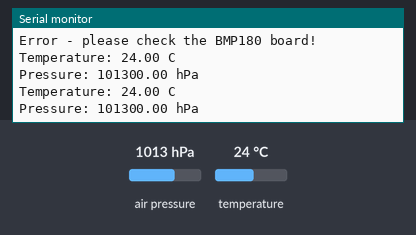
The sketch below on a simulated Arduino Uno, built with avr-gcc and run on an emulated ATmega328P. On the bench: the last lines printed to the serial monitor. The test bench sets the inputs (shaded band); at power-on: air pressure 1013 hPa, temperature 24 °C.

Above: at 2.8 s.
2.9 s: air pressure set to 952 hPa
At 5.2 s:
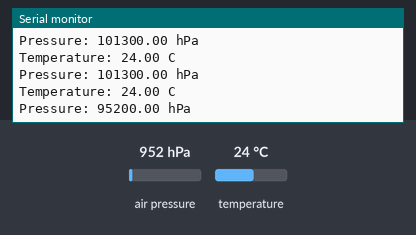
5.6 s: temperature set to 12 °C
At 6.8 s:
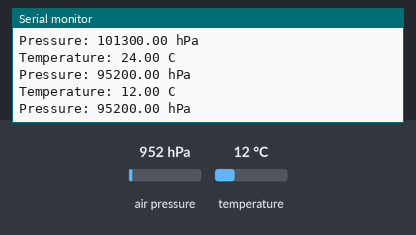
8.3 s: air pressure set to 975 hPa
At 11.3 s:
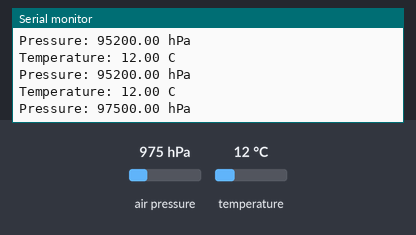
Timing chart, 0 to 12.8 s (numbered marks = the images above; inputs shaded):
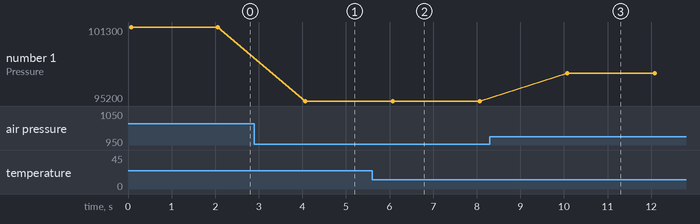

The sketch:

Arduino_BMP180.ino
```cpp
#include <Wire.h>
#include <BMP180.h>

BMP180 bmp180;

void setup()
{
  // init
  bmp180.init();

  // welcome
  Serial.begin(9600);
  Serial.println("BMP180 Demo");
  if (!bmp180.hasValidID())
    Serial.println("Error - please check the BMP180 board!");
}

void loop() {

  Serial.print("Temperature: ");
  Serial.print(bmp180.getTemperature());
  Serial.println(" C");

  Serial.print("Pressure: ");
  Serial.print(bmp180.getPressure());
  Serial.println(" hPa");

  Serial.println();
  delay(2000);
}
```

Measured:
- after the input at 2.9 s, the serial monitor: prints a new line after 1.2 s (image 1)
- after the input at 5.6 s, the serial monitor: prints a new line after 0.45 s (image 2)
- after the input at 8.3 s, the serial monitor: prints a new line after 1.8 s (image 3)
- plotted number 1: 101300 → 95200 after the input at 2.9 s, 95200 → 97500 after the input at 8.3 s
